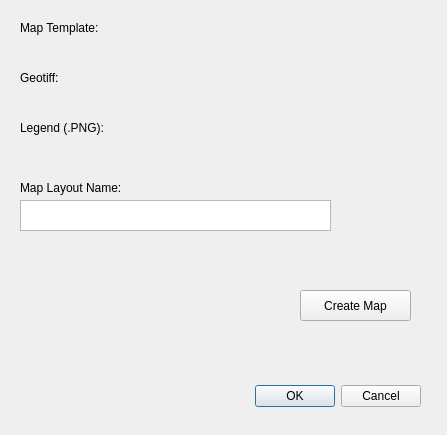
<?xml version="1.0" encoding="UTF-8"?>
<ui version="4.0">
 <class>GeophysicsMappingDialogBase</class>
 <widget class="QDialog" name="GeophysicsMappingDialogBase">
  <property name="geometry">
   <rect>
    <x>0</x>
    <y>0</y>
    <width>447</width>
    <height>435</height>
   </rect>
  </property>
  <property name="windowTitle">
   <string>Geophysics Mapping</string>
  </property>
  <widget class="QDialogButtonBox" name="button_box">
   <property name="geometry">
    <rect>
     <x>80</x>
     <y>380</y>
     <width>341</width>
     <height>32</height>
    </rect>
   </property>
   <property name="orientation">
    <enum>Qt::Horizontal</enum>
   </property>
   <property name="standardButtons">
    <set>QDialogButtonBox::Cancel|QDialogButtonBox::Ok</set>
   </property>
  </widget>
  <widget class="QgsFileWidget" name="TemplatemQgsFileWidget">
   <property name="geometry">
    <rect>
     <x>20</x>
     <y>40</y>
     <width>351</width>
     <height>21</height>
    </rect>
   </property>
  </widget>
  <widget class="QLabel" name="MapTemplateLabel">
   <property name="geometry">
    <rect>
     <x>20</x>
     <y>20</y>
     <width>121</width>
     <height>16</height>
    </rect>
   </property>
   <property name="text">
    <string>Map Template:</string>
   </property>
  </widget>
  <widget class="QLabel" name="GeotiffLabel">
   <property name="geometry">
    <rect>
     <x>20</x>
     <y>70</y>
     <width>81</width>
     <height>16</height>
    </rect>
   </property>
   <property name="text">
    <string>Geotiff:</string>
   </property>
  </widget>
  <widget class="QgsFileWidget" name="GeotiffQgsFileWidget">
   <property name="geometry">
    <rect>
     <x>20</x>
     <y>90</y>
     <width>351</width>
     <height>27</height>
    </rect>
   </property>
  </widget>
  <widget class="QLabel" name="LegendLabel">
   <property name="geometry">
    <rect>
     <x>20</x>
     <y>120</y>
     <width>121</width>
     <height>16</height>
    </rect>
   </property>
   <property name="text">
    <string>Legend (.PNG):</string>
   </property>
  </widget>
  <widget class="QgsFileWidget" name="LegendQgsFileWidget">
   <property name="geometry">
    <rect>
     <x>20</x>
     <y>140</y>
     <width>351</width>
     <height>27</height>
    </rect>
   </property>
  </widget>
  <widget class="QPushButton" name="CreatePushButton">
   <property name="geometry">
    <rect>
     <x>300</x>
     <y>290</y>
     <width>111</width>
     <height>31</height>
    </rect>
   </property>
   <property name="text">
    <string>Create Map</string>
   </property>
  </widget>
  <widget class="QTextEdit" name="MapLayoutTextEdit">
   <property name="geometry">
    <rect>
     <x>20</x>
     <y>200</y>
     <width>311</width>
     <height>31</height>
    </rect>
   </property>
  </widget>
  <widget class="QLabel" name="label">
   <property name="geometry">
    <rect>
     <x>20</x>
     <y>180</y>
     <width>141</width>
     <height>16</height>
    </rect>
   </property>
   <property name="text">
    <string>Map Layout Name:</string>
   </property>
  </widget>
 </widget>
 <customwidgets>
  <customwidget>
   <class>QgsFileWidget</class>
   <extends>QWidget</extends>
   <header>qgsfilewidget.h</header>
  </customwidget>
 </customwidgets>
 <resources/>
 <connections>
  <connection>
   <sender>button_box</sender>
   <signal>accepted()</signal>
   <receiver>GeophysicsMappingDialogBase</receiver>
   <slot>accept()</slot>
   <hints>
    <hint type="sourcelabel">
     <x>20</x>
     <y>20</y>
    </hint>
    <hint type="destinationlabel">
     <x>20</x>
     <y>20</y>
    </hint>
   </hints>
  </connection>
  <connection>
   <sender>button_box</sender>
   <signal>rejected()</signal>
   <receiver>GeophysicsMappingDialogBase</receiver>
   <slot>reject()</slot>
   <hints>
    <hint type="sourcelabel">
     <x>20</x>
     <y>20</y>
    </hint>
    <hint type="destinationlabel">
     <x>20</x>
     <y>20</y>
    </hint>
   </hints>
  </connection>
 </connections>
</ui>
